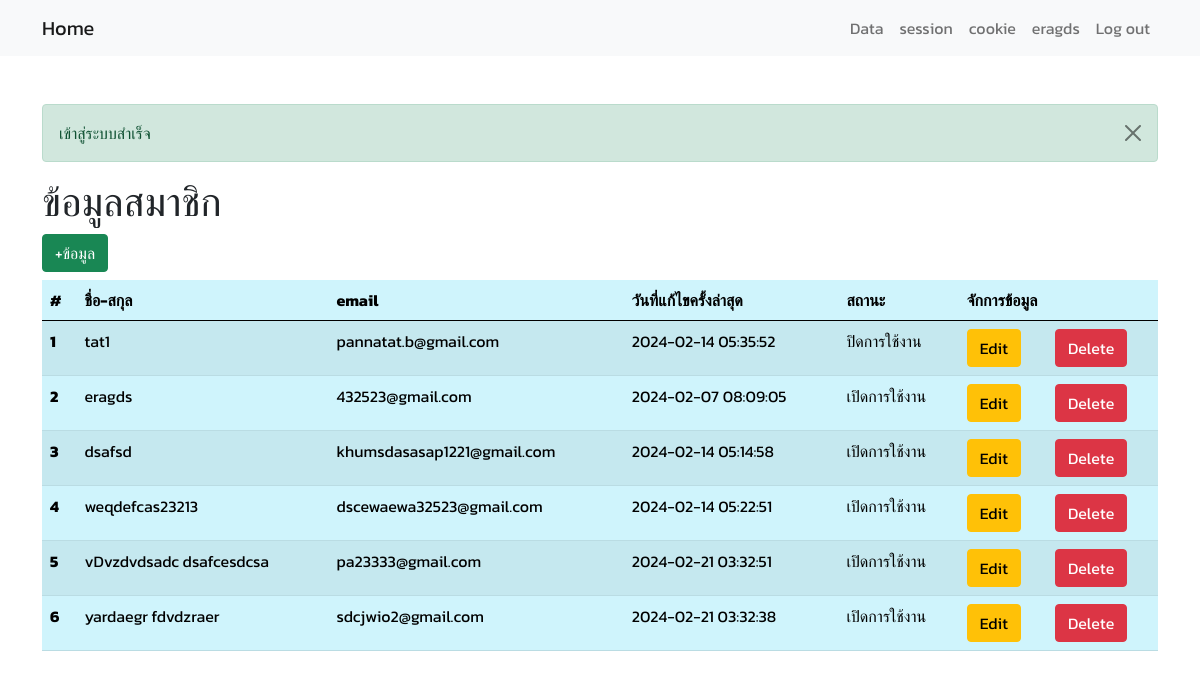
The app's page /WEEK14/content/users/index.php (signed in) with its own data.
### tables this page shows
CREATE TABLE `users` (
  `u_id` int(11) NOT NULL,
  `u_name` varchar(255) NOT NULL,
  `u_email` varchar(255) NOT NULL,
  `password` varchar(255) NOT NULL,
  `Created_at` datetime NOT NULL,
  `Updated_at` datetime NOT NULL,
  `Status` enum('true','false') NOT NULL DEFAULT 'true'
);

### WEEK14/container/session/isset_user.php (called while the page is built)
<?php
    if (isset($_SESSION['user_login'])) {
        $user_id = $_SESSION['user_login'];
        $stmt = $conn->query("SELECT * FROM users WHERE u_id = $user_id");
        $stmt->execute();
        $row = $stmt->fetch(PDO::FETCH_ASSOC);
    }
?>

### WEEK14/content/users/index.php (the view, shortened to what this page needs)
<?php
require_once("../../common/connect.php");
require_once("../../container/session/isset_user.php");
?>
<!DOCTYPE html>
<html lang="en">
<head>
    <link href="https://cdn.jsdelivr.net/npm/bootstrap@5.0.2/dist/css/bootstrap.min.css" rel="stylesheet">
    <link rel="stylesheet" href="../asset/css/style.css">
</head>
<body>
<?php require_once("../nav/nav.php"); ?>
    <div class="container my-5">
        <?php if(isset($_SESSION['success'])): ?>
            <div class="alert alert-success alert-dismissible fade show" role="alert">
                <?php echo $_SESSION['success']; ?>
                <button type="button" class="btn-close" data-bs-dismiss="alert" aria-label="Close"></button>
            </div>
        <?php endif; ?>
        <h1>ข้อมูลสมาชิก</h1>
        <div><a href="create_frm.php" class="btn btn-success mb-2">+ข้อมูล</a></div>
        <table class="table table-info table-striped">
            <thead>
                <tr>
                    <th scope="col">#</th>
                    <th scope="col">ชื่อ-สกุล</th>
                    <th scope="col">email</th>
                    <th scope="col">วันที่แก้ไขครั้งล่าสุด</th>
                    <th scope="col">สถานะ</th>
                    <th scope="col" colspan="2">จักการข้อมูล</th>
                </tr>
            </thead>
            <tbody>
                <?php
                $ststement = $conn->prepare("SELECT * FROM users");
                $ststement->execute();
                if ($ststement->rowCount() > 0) {
                    $rows = $ststement->fetchAll(PDO::ATTR_AUTOCOMMIT);
                    $n = 1;
                    foreach($rows as $row){
                        ?>
                        <tr>
                            <th><?=$n ?></th>
                            <td><?= $row['u_name'] ?></td>
                            <td><?= $row['u_email'] ?></td>
                            <td><?= $row['Updated_at'] ?></td>
                            <td><?= ($row['Status']=='true')?'เปิดการใช้งาน':'ปิดการใช้งาน' ?></td>
                            <td>
                                <a href="update_frm.php?u_id=<?=$row['u_id']?>"
                                onclick="return confirm('Are you sure you want to Edit?');"
                                class="btn btn-warning">Edit</a>
                            </td>
                            <td>
                                <a href="Delete.php?u_id=<?=$row['u_id']?>"
                                onclick="return confirm('Are you sure you want to Delete?');"
                                class="btn btn-danger">Delete</a></td>
                            </tr>
                        <?php
                        $n++;
                    }
                }
                ?>
            </tbody>
        </table>
    </div>
</body>
</html>

### WEEK14/content/nav/nav.php (shortened to what this page needs)
<nav class="navbar navbar-expand-lg navbar-light bg-light">
    <div class="container">
        <a class="navbar-brand" href="../../index.php">Home</a>
        <div class="collapse navbar-collapse justify-content-end" id="navbarNav">
            <ul class="navbar-nav">
                <li class="nav-item">
                    <a class="nav-link" href="../../content/users/index.php">Data</a>
                </li>
                <li class="nav-item">
                    <a class="nav-link" href="../../content/session/index.php">session</a>
                </li>
                <li class="nav-item">
                    <a class="nav-link" href="../../content/cookie/index.php">cookie</a>
                </li>
                <?php
                    if (isset($_SESSION['user_login'])) {
                        echo '<li class="nav-item">
                                <a class="nav-link" href="../session/users.php">' . htmlspecialchars($row['u_name']) . '</a>
                            </li>';
                        echo '<li class="nav-item">
                                <a class="nav-link" href="../../container/logout/logout.php">Log out</a>
                            </li>';
                    }
                    ?>
            </ul>
        </div>
    </div>
</nav>

### WEEK14/asset/css/style.css (style rules this page uses)
* { font-family: 'Kanit', sans-serif; }

### records on screen
users: u_name "eragds", u_email "432523@gmail.com", Updated_at "2024-02-07 08:09:05", Status "เปิดการใช้งาน"
users: u_name "tat1", u_email "pannatat.b@gmail.com", Updated_at "2024-02-14 05:35:52", Status "ปิดการใช้งาน"
users: u_name "dsafsd", u_email "khumsdasasap1221@gmail.com", Updated_at "2024-02-14 05:14:58", Status "เปิดการใช้งาน"
users: u_name "weqdefcas23213", u_email "dscewaewa32523@gmail.com", Updated_at "2024-02-14 05:22:51", Status "เปิดการใช้งาน"
users: u_name "vDvzdvdsadc dsafcesdcsa", u_email "pa23333@gmail.com", Updated_at "2024-02-21 03:32:51", Status "เปิดการใช้งาน"
users: u_name "yardaegr fdvdzraer", u_email "sdcjwio2@gmail.com", Updated_at "2024-02-21 03:32:38", Status "เปิดการใช้งาน"

### other values on screen
$_SESSION['success'] "เข้าสู่ระบบสำเร็จ"
